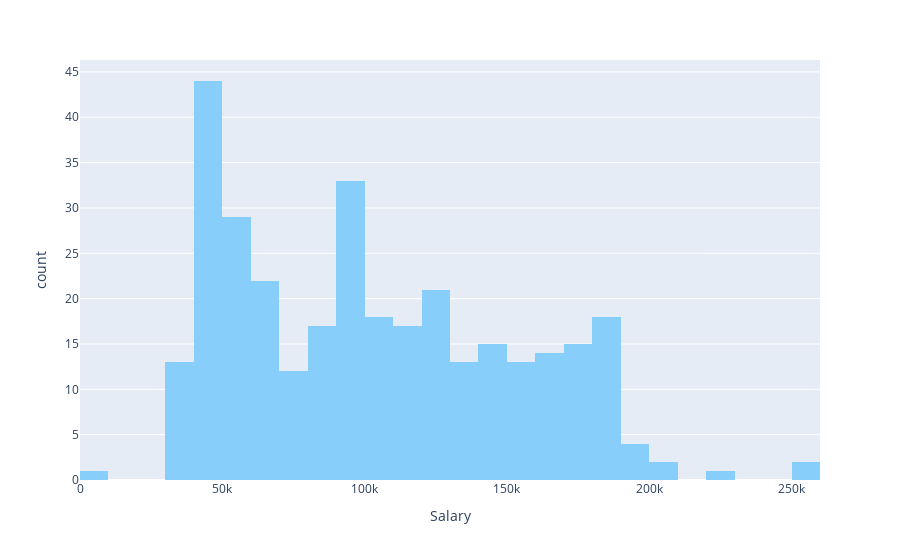

Notebook code cell kept with this figure:
### Markdown cell above
<b> Plotly </b> <br>
Using plotly to visualize the target data with the different features

### Code cell
import plotly.express as px

# see overall distribution
distribution = px.histogram(df, x ="Salary", color_discrete_sequence=['lightskyblue'])
distribution.show()

### Figure 1 — Plotly figure (JSON) as saved in the notebook; plotly's stock layout.template omitted (floating-point values rounded to 4 significant figures; data arrays with more than 128 entries replaced by an {"elided": "..."} marker saying what was removed)
{"data": [{"alignmentgroup": "True", "bingroup": "x", "hovertemplate": "Salary=%{x}<br>count=%{y}<extra></extra>", "legendgroup": "", "marker": {"color": "lightskyblue", "pattern": {"shape": ""}}, "name": "", "offsetgroup": "", "orientation": "v", "showlegend": false, "type": "histogram", "x": {"elided": "324 int values"}, "xaxis": "x", "yaxis": "y"}], "layout": {"barmode": "relative", "legend": {"tracegroupgap": 0}, "margin": {"t": 60}, "xaxis": {"anchor": "y", "domain": [0, 1], "title": {"text": "Salary"}}, "yaxis": {"anchor": "x", "domain": [0, 1], "title": {"text": "count"}}}}
